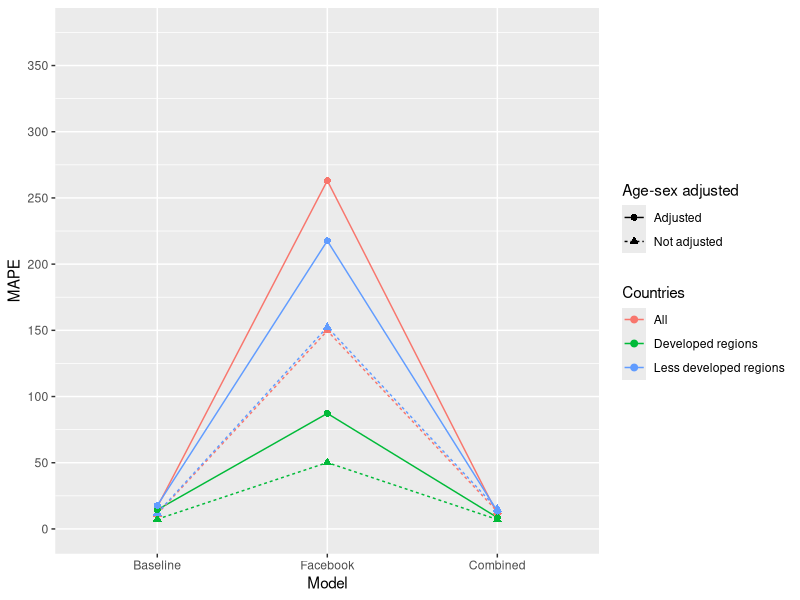
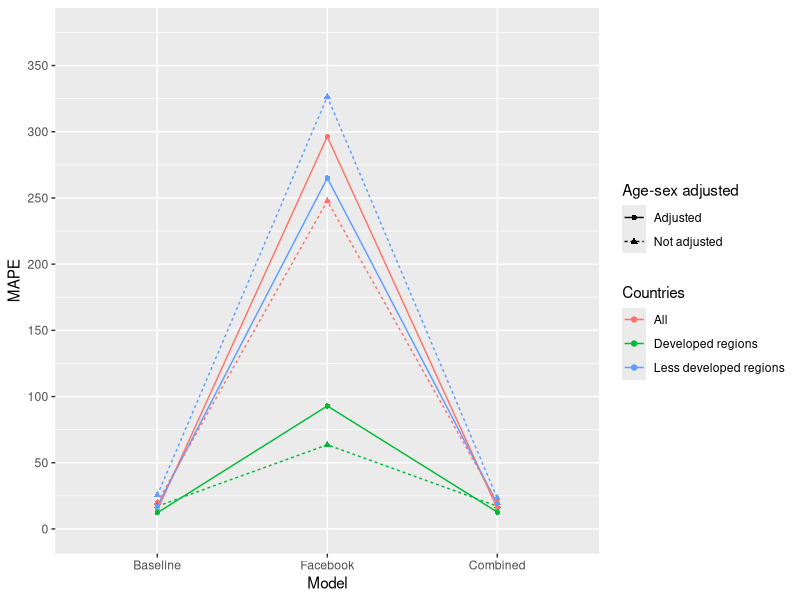
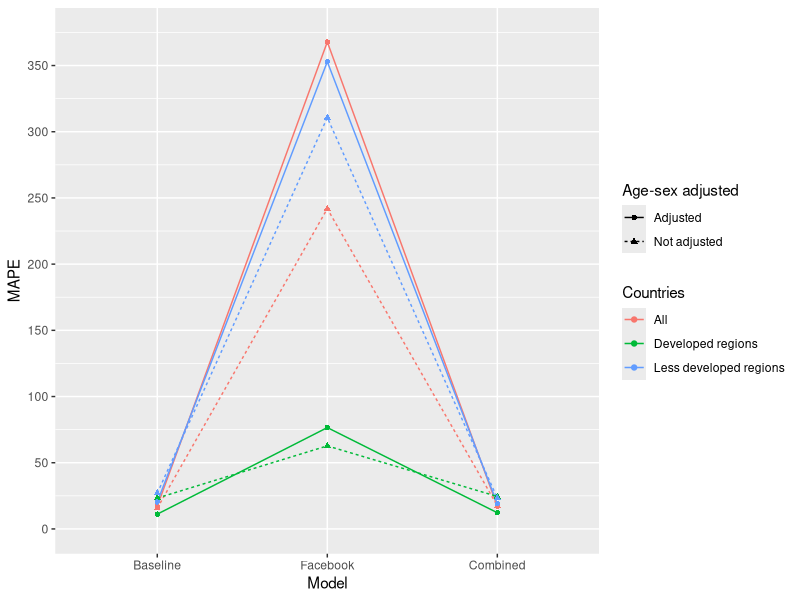
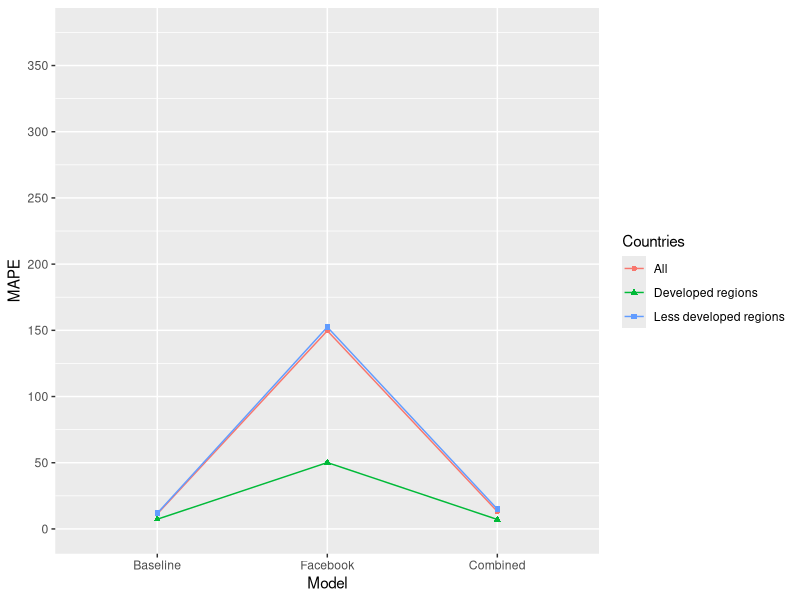
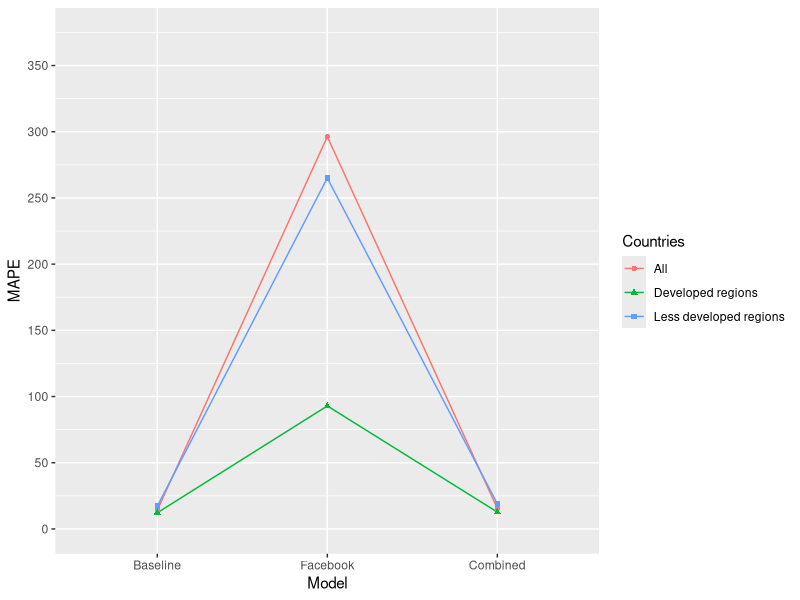
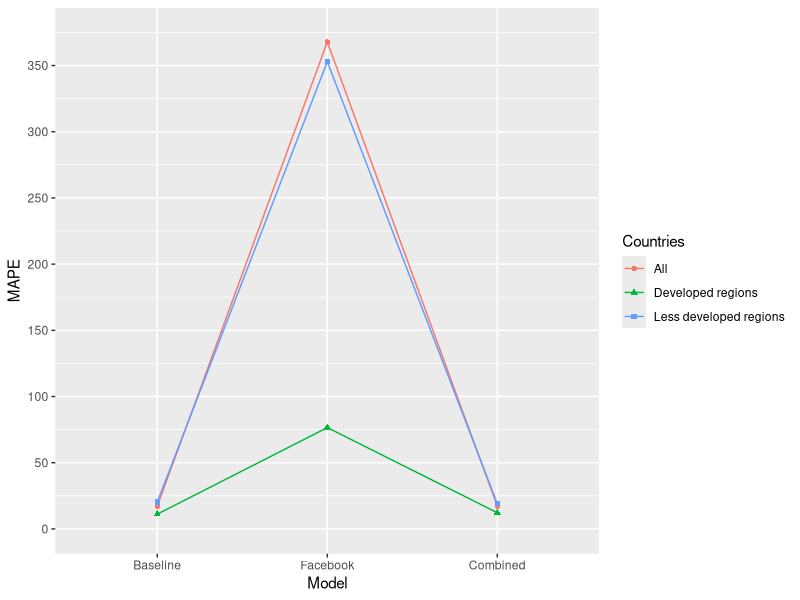
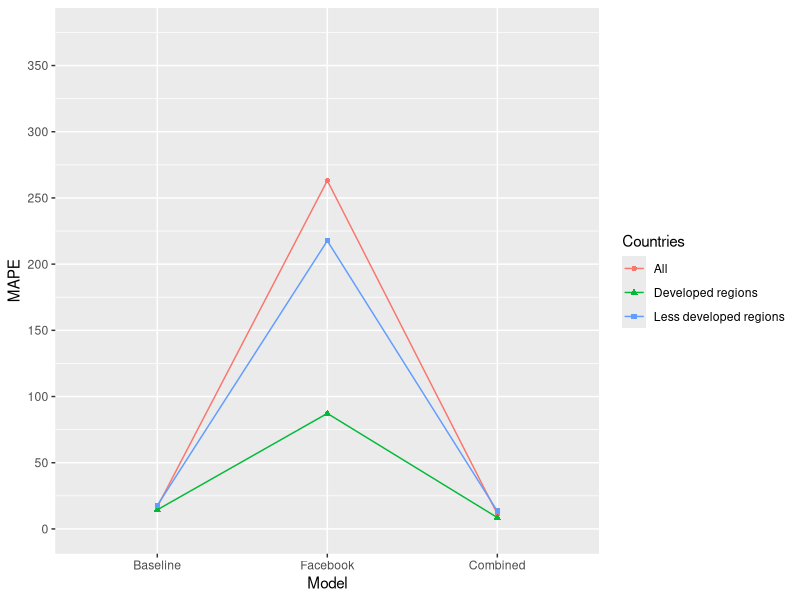
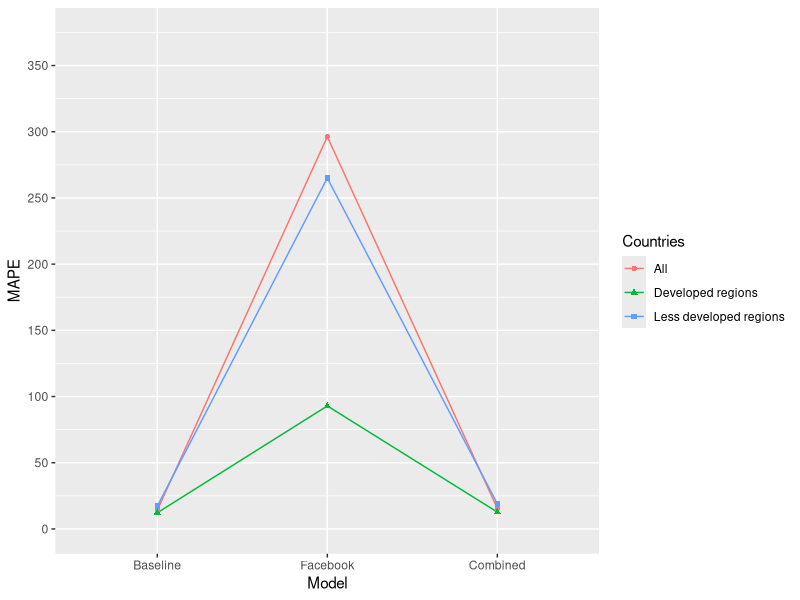

These charts were generated, in order, by the following R code:
#### Accuracy analysis & graphing

#### Setup

setwd("code")
library(tidyverse)

#### Clean data

Mapes <- read_csv("model_mapes.csv")

Mapes <- gather(Mapes, method, mape, rf_mape:linreg_mape) %>% 
  unique() %>% 
  filter(!grepl("subgroups$", model))

Mapes_total <- filter(Mapes, model %in% c("autoregressive_baseline", 
                                          "fb_naive", 
                                          "autoregressive_plus_fb")) %>% 
  mutate(model = factor(model, levels = c("autoregressive_baseline",
                                          "fb_naive", 
                                          "autoregressive_plus_fb"), 
                        labels = c("Baseline", "Facebook", "Combined")))

Mapes_subgroups <- filter(Mapes, model %in% c("autoregressive_subgroups_added", 
                                              "fb_normalized_subgroups_added", 
                                              "autoregressive_with_fb_normalized_subgroups_added")) %>% 
  mutate(model = factor(model, levels = c("autoregressive_subgroups_added",
                                          "fb_normalized_subgroups_added", 
                                          "autoregressive_with_fb_normalized_subgroups_added"), 
                        labels = c("Baseline", "Facebook", "Combined")))

Mapes <- mutate(Mapes, model_data = factor(case_when(model %in% c("autoregressive_baseline", "autoregressive_subgroups_added") ~ "Baseline", 
                                              model %in% c("fb_naive", "fb_normalized_subgroups_added") ~ "Facebook", 
                                              model %in% c("autoregressive_plus_fb", "autoregressive_with_fb_normalized_subgroups_added") ~ "Combined"), 
                                    levels = c("Baseline", "Facebook", "Combined")), 
                model_age_sex_adj = case_when(model %in% c("autoregressive_baseline", "fb_naive", "autoregressive_plus_fb") ~ "Not adjusted", 
                                              model %in% c("autoregressive_subgroups_added", "fb_normalized_subgroups_added", 
                                                           "autoregressive_with_fb_normalized_subgroups_added") ~ "Adjusted")) %>% 
     unite("split_adj", model_age_sex_adj, split, remove = F)

# Mapes_og <- Mapes[-c(grep("subgroup", Mapes$model), 
#                      grep("data_used", Mapes$model)), ] %>% 
#   filter(model != "all_preds") %>% 
#   mutate(model = factor(model, levels = unique(Mapes_og$model))) %>% 
#   mutate(model_data = factor(case_when(model %in% c("autoregressive_baseline") ~ "Baseline", 
#                                 model %in% c("fb_naive", "fb_age_sex_normalized") ~ "Facebook", 
#                                 model %in% c("autoregressive_plus_fb", "autoregressive_with_fb_normalized") ~ "Combined"), 
#                              levels = c("Baseline", "Facebook", "Combined")), 
#          model_age_sex_adj = case_when(model %in% c("autoregressive_baseline", "fb_naive", "autoregressive_plus_fb") ~ "Not adjusted", 
#                                        model %in% c("fb_age_sex_normalized", "autoregressive_with_fb_normalized") ~ "Adjusted"))
# 
# Mapes_og <- filter(Mapes_og, model == "autoregressive_baseline") %>% 
#   mutate(model_age_sex_adj = "Adjusted") %>% 
#   bind_rows(Mapes_og) %>% 
#   unite("split_adj", model_age_sex_adj, split, remove = F)

#### Graphing all

filter(Mapes, method == "linreg_mape") %>% 
  ggplot(aes(y = mape, x = model_data, color = split, shape = model_age_sex_adj)) + 
  geom_line(aes(group = split_adj, linetype = model_age_sex_adj)) + 
  geom_point(size = 2) + 
  xlab("Model") + ylab("MAPE") + 
  scale_shape_discrete(name = "Age-sex adjusted") + scale_linetype_discrete(name = "Age-sex adjusted") + 
  scale_color_discrete(name = "Countries", labels = c("All", "Developed regions", "Less developed regions")) + 
  scale_y_continuous(breaks = seq(0, 350, 50), limits = c(0, 375))
  
filter(Mapes, method == "rf_mape") %>% 
  ggplot(aes(y = mape, x = model_data, color = split, shape = model_age_sex_adj)) + 
  geom_line(aes(group = split_adj, linetype = model_age_sex_adj)) + 
  geom_point() + 
  xlab("Model") + ylab("MAPE") + 
  scale_shape_discrete(name = "Age-sex adjusted") + scale_linetype_discrete(name = "Age-sex adjusted") + 
  scale_color_discrete(name = "Countries", labels = c("All", "Developed regions", "Less developed regions")) + 
  scale_y_continuous(breaks = seq(0, 350, 50), limits = c(0, 375))

filter(Mapes, method == "xgboost_mape") %>% 
  ggplot(aes(y = mape, x = model_data, color = split, shape = model_age_sex_adj)) + 
  geom_line(aes(group = split_adj, linetype = model_age_sex_adj)) + 
  geom_point() + 
  xlab("Model") + ylab("MAPE") + 
  scale_shape_discrete(name = "Age-sex adjusted") + scale_linetype_discrete(name = "Age-sex adjusted") + 
  scale_color_discrete(name = "Countries", labels = c("All", "Developed regions", "Less developed regions")) + 
  scale_y_continuous(breaks = seq(0, 350, 50), limits = c(0, 375))

#### Graphing total

filter(Mapes_total, method == "linreg_mape") %>% 
  ggplot(aes(y = mape, x = model, shape = split, color = split)) + 
  geom_line(aes(group = split)) + 
  geom_point() + 
  xlab("Model") + ylab("MAPE") + 
  scale_color_discrete(name = "Countries", labels = c("All", "Developed regions", "Less developed regions")) + 
  scale_shape_discrete(name = "Countries", labels = c("All", "Developed regions", "Less developed regions")) + 
  scale_y_continuous(breaks = seq(0, 350, 50), limits = c(0, 375))

filter(Mapes_subgroups, method == "rf_mape") %>% 
  ggplot(aes(y = mape, x = model, shape = split, color = split)) + 
  geom_line(aes(group = split)) + 
  geom_point() + 
  xlab("Model") + ylab("MAPE") + 
  scale_color_discrete(name = "Countries", labels = c("All", "Developed regions", "Less developed regions")) + 
  scale_shape_discrete(name = "Countries", labels = c("All", "Developed regions", "Less developed regions")) + 
  scale_y_continuous(breaks = seq(0, 350, 50), limits = c(0, 375))

filter(Mapes_subgroups, method == "xgboost_mape") %>% 
  ggplot(aes(y = mape, x = model, shape = split, color = split)) + 
  geom_line(aes(group = split)) + 
  geom_point() + 
  xlab("Model") + ylab("MAPE") + 
  scale_color_discrete(name = "Countries", labels = c("All", "Developed regions", "Less developed regions")) + 
  scale_shape_discrete(name = "Countries", labels = c("All", "Developed regions", "Less developed regions")) + 
  scale_y_continuous(breaks = seq(0, 350, 50), limits = c(0, 375))

#### Graphing subgroups

filter(Mapes_subgroups, method == "linreg_mape") %>% 
  ggplot(aes(y = mape, x = model, shape = split, color = split)) + 
  geom_line(aes(group = split)) + 
  geom_point() + 
  xlab("Model") + ylab("MAPE") + 
  scale_color_discrete(name = "Countries", labels = c("All", "Developed regions", "Less developed regions")) + 
  scale_shape_discrete(name = "Countries", labels = c("All", "Developed regions", "Less developed regions")) + 
  scale_y_continuous(breaks = seq(0, 350, 50), limits = c(0, 375))

filter(Mapes_subgroups, method == "rf_mape") %>% 
  ggplot(aes(y = mape, x = model, shape = split, color = split)) + 
  geom_line(aes(group = split)) + 
  geom_point() + 
  xlab("Model") + ylab("MAPE") + 
  scale_color_discrete(name = "Countries", labels = c("All", "Developed regions", "Less developed regions")) + 
  scale_shape_discrete(name = "Countries", labels = c("All", "Developed regions", "Less developed regions")) + 
  scale_y_continuous(breaks = seq(0, 350, 50), limits = c(0, 375))

filter(Mapes_subgroups, method == "xgboost_mape") %>% 
  ggplot(aes(y = mape, x = model, shape = split, color = split)) + 
  geom_line(aes(group = split)) + 
  geom_point() + 
  xlab("Model") + ylab("MAPE") + 
  scale_color_discrete(name = "Countries", labels = c("All", "Developed regions", "Less developed regions")) + 
  scale_shape_discrete(name = "Countries", labels = c("All", "Developed regions", "Less developed regions")) + 
  scale_y_continuous(breaks = seq(0, 350, 50), limits = c(0, 375))

# 
# 
# filter(Mapes_og, method == "linreg_mape") %>% 
#   ggplot(aes(y = mape, x = model, color = split, shape = split)) + 
#   geom_line(aes(group = split)) + 
#   geom_point() 
# 
